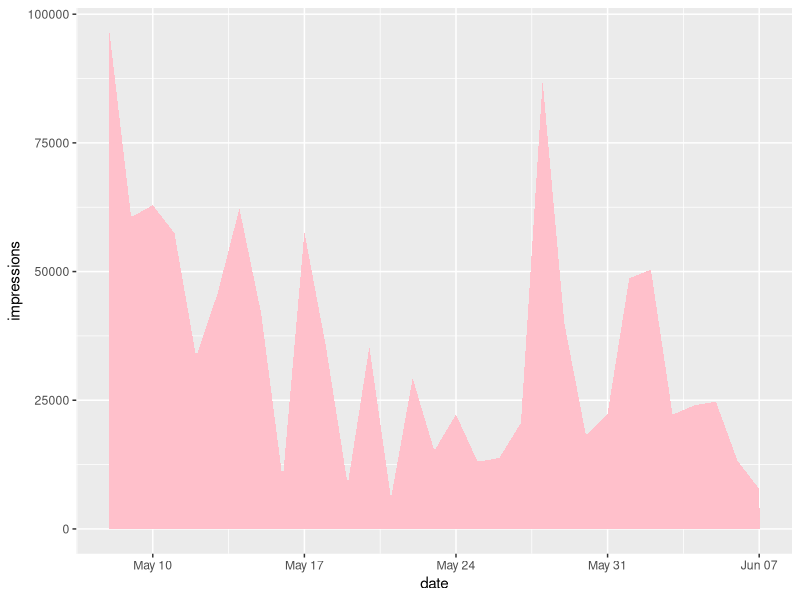
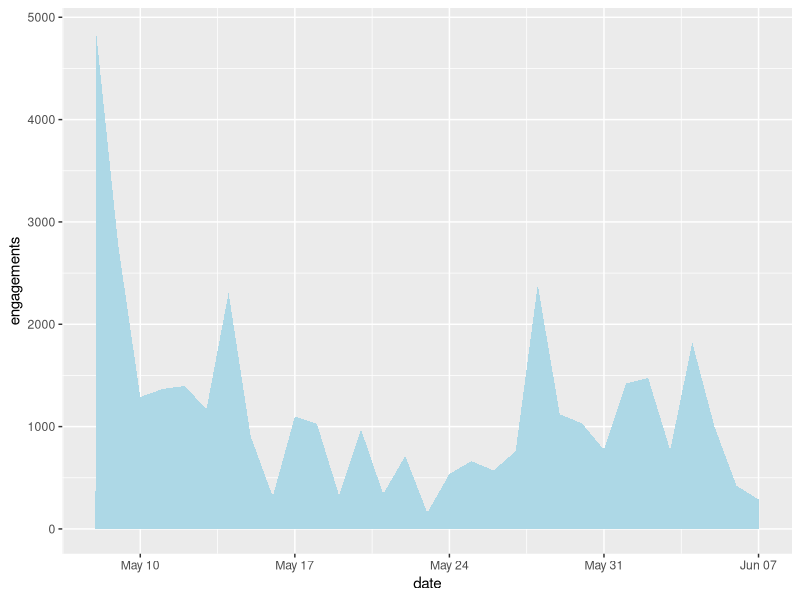
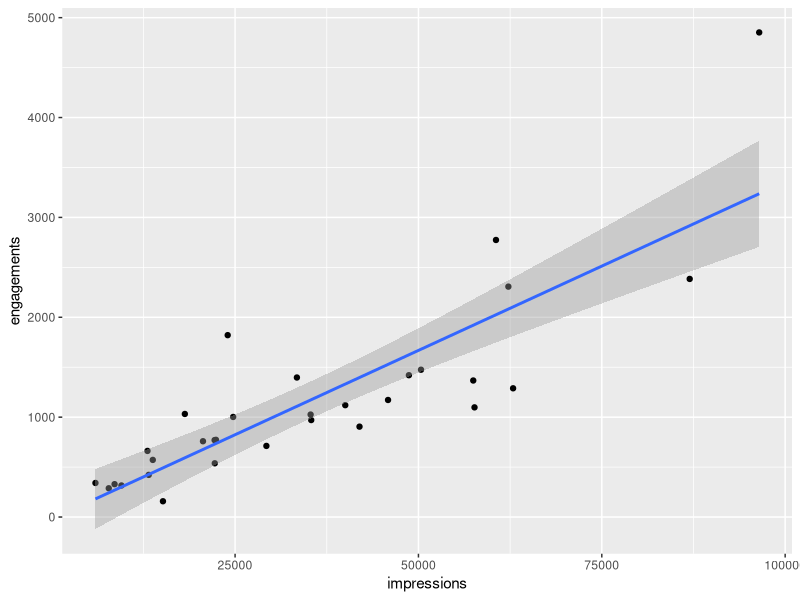
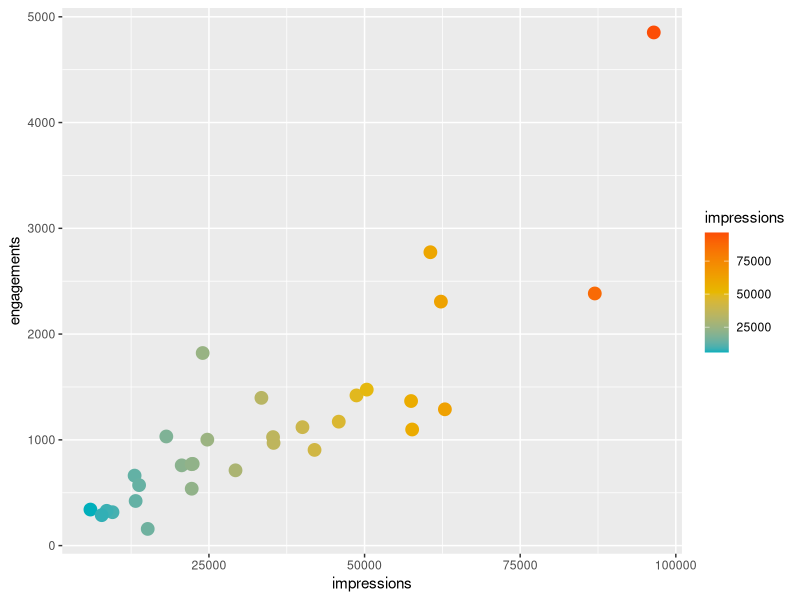
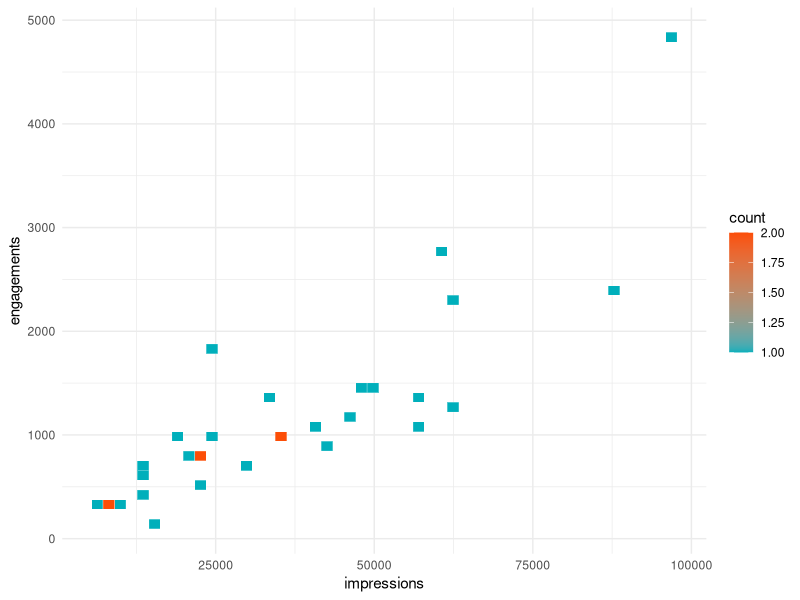
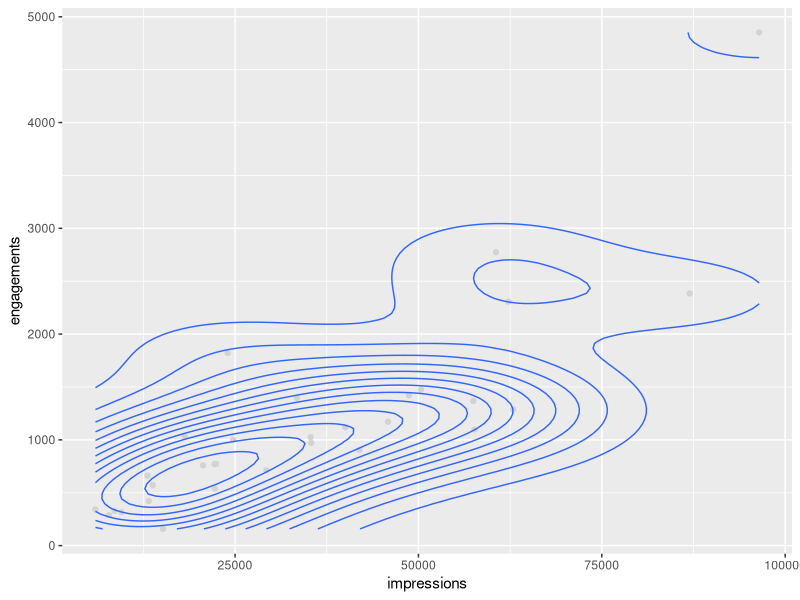
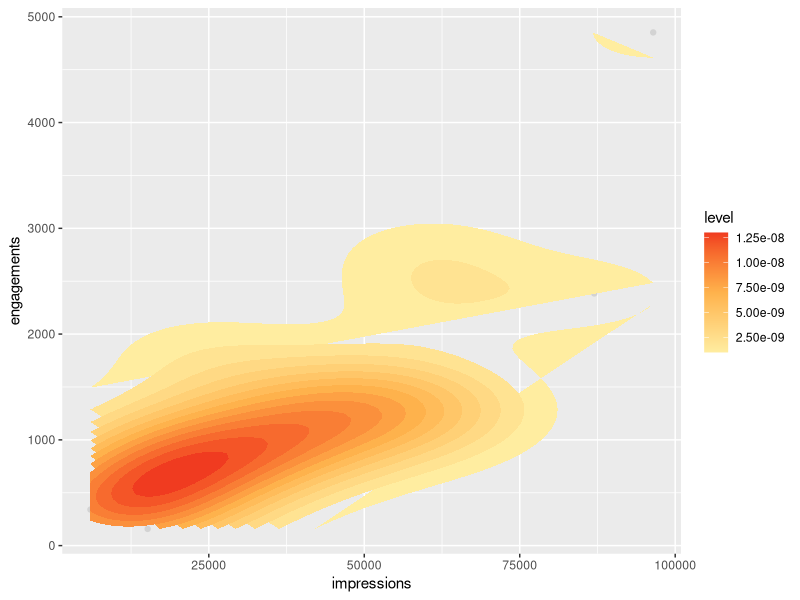
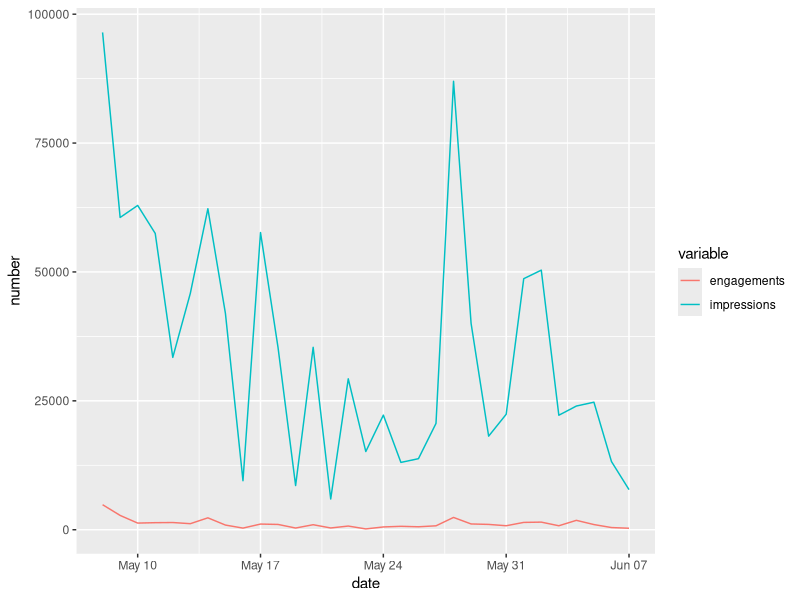

These charts were generated, in order, by the following R code:
# load libraries
library(tidyverse)

# load data
df <- read_csv("../raw/daily_tweet_activity_metrics_banklessDAO_20210508_20210608_en.csv")

# Exploratory: Broad
df %>% summary()
df %>% str()
df %>% dim()
df %>% names()

# Exploratory: Date, Tweets Published, Impressions, Engagements

# impressions
df %>%
    select(1:4) %>%
    rename(
        num_tweets = `Tweets published`,
        date = `Date`
    ) %>%
    ggplot() +
    geom_area(aes(x = date, y = impressions), fill = "pink")


# engagements
df %>%
    select(1:4) %>%
    rename(
        num_tweets = `Tweets published`,
        date = `Date`
    ) %>%
    ggplot() +
    geom_area(aes(x = date, y = engagements), fill = "light blue")


# impressions & engagements
df %>%
    select(1:4) %>%
    rename(
        num_tweets = `Tweets published`,
        date = `Date`
    ) %>%
    ggplot(aes(x = impressions, y = engagements)) +
    geom_point() +
    geom_smooth(method = "lm")

# impressions & engagements with color gradient
df %>%
    select(1:4) %>%
    rename(
        num_tweets = `Tweets published`,
        date = `Date`
    ) %>%
    ggplot(aes(x = impressions, y = engagements, color = impressions)) +
    geom_point(size = 4) +
    scale_color_gradientn(colors = c("#00AFBB", "#E7B800", "#FC4E07"))
    
# rectangular binning
df %>%
    select(1:4) %>%
    rename(
        num_tweets = `Tweets published`,
        date = `Date`
    ) %>%
    ggplot(aes(x = impressions, y = engagements)) +
    geom_bin2d(bins = 50, color = "white") +
    scale_fill_gradient(low =  "#00AFBB", high = "#FC4E07")+
    theme_minimal()

# Add 2d density estimation
df %>%
    select(1:4) %>%
    rename(
        num_tweets = `Tweets published`,
        date = `Date`
    ) %>%
    ggplot(aes(x = impressions, y = engagements)) +
    geom_point(color = "lightgray") +
    geom_density_2d()

# Different geometry and change in gradient color
df %>%
    select(1:4) %>%
    rename(
        num_tweets = `Tweets published`,
        date = `Date`
    ) %>%
    ggplot(aes(x = impressions, y = engagements)) +
    geom_point(color = "lightgray") +
    stat_density_2d(aes(fill = ..level..), geom = "polygon") + 
    scale_fill_gradientn(colors = c("#FFEDA0", "#FEB24C", "#F03B20"))
    
# reshape data (pivot_longer)
# works with geom_line, not geom_col or geom_bar

df %>% 
    select(1, 3:4) %>%
    rename(
        date = `Date`
    ) %>%
    pivot_longer(!date, names_to = 'variable', values_to = 'number') %>%
    ggplot(aes(x = date, y = number, color = variable)) +
    geom_line()


